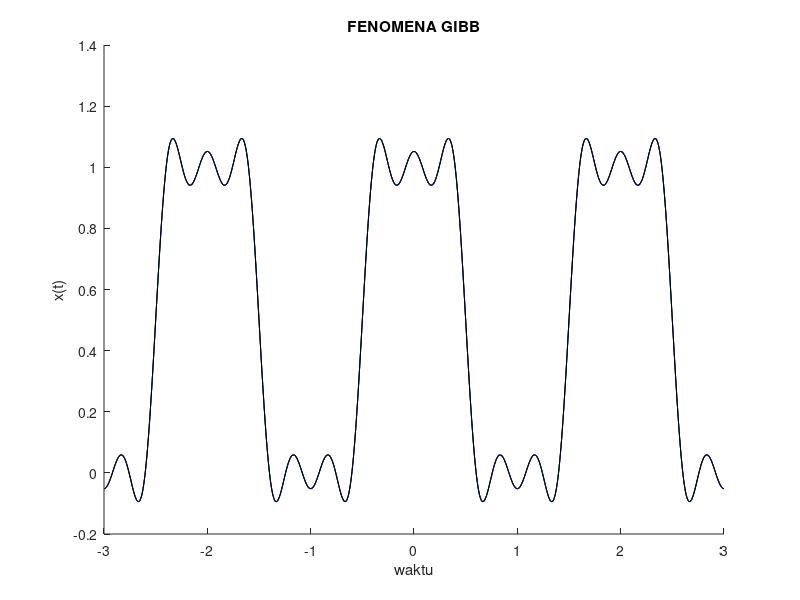

Here is the MATLAB script that generated this plot:
clear all;
t=-3:6/1000:3;
N1=input('Jumlah Sinyal :');
N2=input('Jumlah Sinyal :');
N3=input('Jumlah Sinyal :');
N4=input('Jumlah Sinyal :');
c0=0.5;
w0=pi;
xN1=c0*ones(1,length(t));
xN2=c0*ones(1,length(t));
xN3=c0*ones(1,length(t));
xN4=c0*ones(1,length(t));
for n1=1:2:N1
    theta1=((-1)^((n1-1)/2)-1)*pi/2;
    xN1=xN1+2/n1/pi*cos(n1*w0*t+theta1);
end
for n2=1:2:N2
    theta2=((-1)^((n2-1)/2)-1)*pi/2;
    xN2=xN2+2/n2/pi*cos(n2*w0*t+theta2);
end
for n3=1:2:N3
    theta3=((-1)^((n3-1)/2)-1)*pi/2;
    xN3=xN3+2/n3/pi*cos(n3*w0*t+theta3);
end
for n4=1:2:N4
    theta4=((-1)^((n4-1)/2)-1)*pi/2;
    xN4=xN4+2/n4/pi*cos(n4*w0*t+theta4);
end

hold on
plot(t,xN1, '-r')
hold on; plot(t,xN2, '-g')
hold on; plot(t,xN3, '-b')
hold on; plot(t,xN4, '-k')
title('FENOMENA GIBB')
xlabel('waktu')
ylabel('x(t)')
hold off